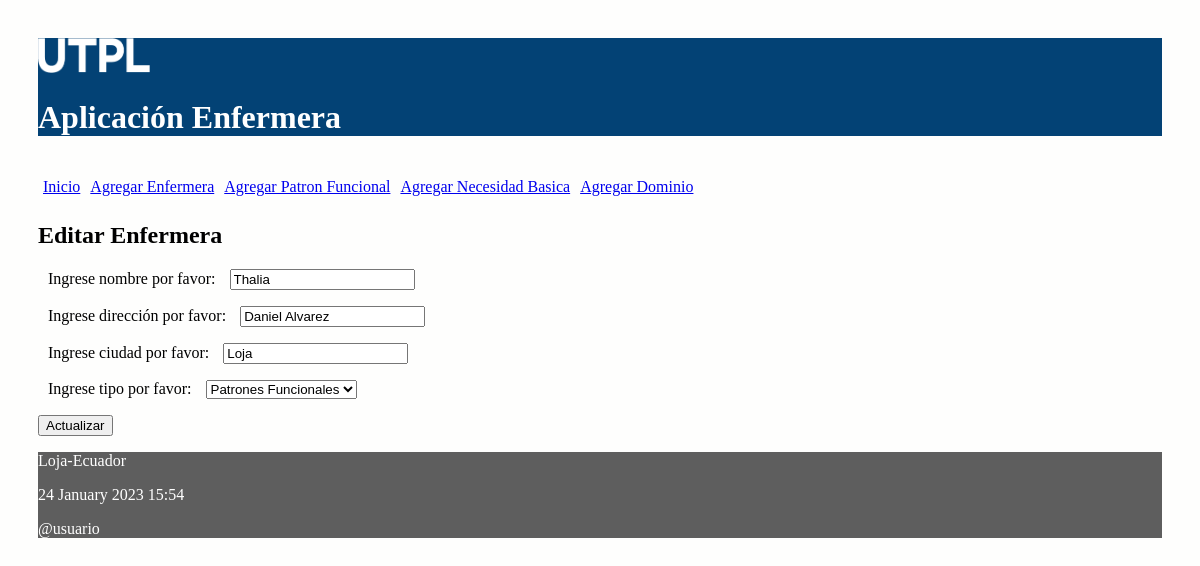
The app's page /editar/enfermera/1 with its own data.
### enfermeria/models.py (models this page shows, shortened)
class Enfermera(models.Model):
	opcionesTipo = (
		('patrones funcionales', 'Patrones Funcionales'),
		('necesidades basicas', 'Necesidades Basicas'),
		('dominios', 'Dominios'),
	)
	nombre = models.CharField('Nombre', max_length=30)
	direccion = models.CharField('Direccion', max_length=30)
	ciudad = models.CharField('Ciudad', max_length=30)
	tipo = models.CharField('Tipo de Patron', max_length=25, choices=opcionesTipo)

### enfermeria/views.py (the view)
# urls.py: path('editar/enfermera/<int:id>', views.editar_enfermera,
def editar_enfermera(request, id):
    enfermera = Enfermera.objects.get(pk=id)
    if request.method=='POST':
        formulario = EnfermeraForm(request.POST, instance=enfermera)
        print(formulario.errors)
        if formulario.is_valid():
            formulario.save()
            return redirect(index)
    else:
        formulario = EnfermeraForm(instance=enfermera)
    diccionario = {'formulario': formulario}
    return render(request, 'editar_enfermera.html', diccionario)

### enfermeria/forms.py
class EnfermeraForm(ModelForm):
    class Meta:
        model = Enfermera
        fields = ['nombre', 'direccion', 'ciudad', 'tipo']
        labels = {
            'nombre': _('Ingrese nombre por favor'),
            'direccion': _('Ingrese dirección por favor'),
            'ciudad': _('Ingrese ciudad por favor'),
            'tipo': _('Ingrese tipo por favor'),
        }

### enfermeria/templates/editar_enfermera.html (shortened to what this page needs)
{% extends "master.html" %}
{% block content %}
<h2>Editar Enfermera</h2>
<form action="" method="post">
  {{formulario.as_p}}
  <p><input type='submit' value='Actualizar'/></p>
</form>
{% endblock %}

### enfermeria/static/css/estilos.css (style rules this page uses)
body { background: #FEFEFD; padding: 30px; }
label { padding: 12px 10px; }

### records on screen
Enfermera: nombre "Thalia", direccion "Daniel Alvarez", ciudad "Loja", tipo "Patrones Funcionales"
